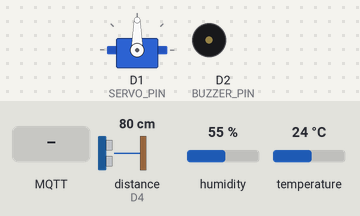
A sketch run on a simulated ESP8266 (NodeMCU). Shown: servo, buzzer (waves = sounding). Inputs (shaded band) come from the test bench; at power-on: distance to the obstacle (sensor on D4) 80 cm, humidity 55 %, temperature 24 °C. The echo pulse lasts 58.3 µs per cm; WiFi joins after 1.5 s; servers stay silent unless stated; no MQTT or app messages arrive unless stated; what the sketch prints to the serial monitor is not drawn.

Above: at 2.7 s.
2.8 s: MQTT message "KasiMakan" arrives on the first subscribed topic
At 5.4 s:
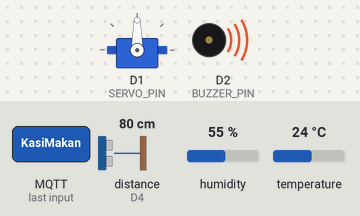
6.5 s: distance to the obstacle (sensor on D4) set to 13 cm
11.2 s: distance to the obstacle (sensor on D4) set to 10 cm
At 16.4 s:
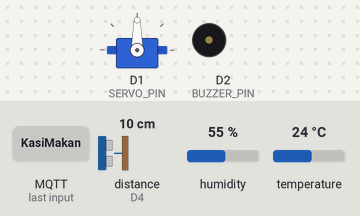
21.5 s: distance to the obstacle (sensor on D4) set to 18 cm
At 26.2 s:
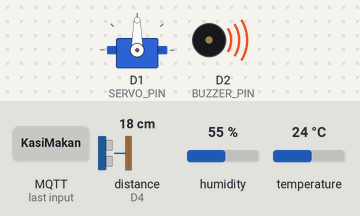
26.5 s: distance to the obstacle (sensor on D4) set to 9 cm
At 31.4 s:
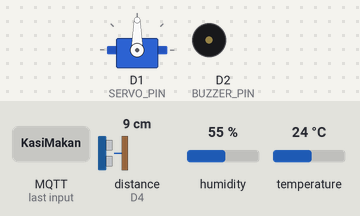
Timing chart, 0 to 32.9 s (numbered marks = the images above; inputs shaded):
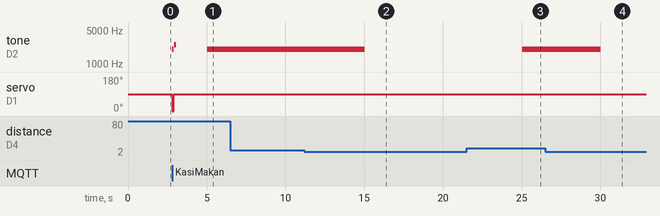

The sketch:

UAS_IOT_FINAL.ino
```cpp
#include <ESP8266WiFi.h>
#include <PubSubClient.h>
#include <Servo.h>
#include <Ultrasonic.h>
#include <DHT.h>

#define WIFI_SSID "nomz"
#define WIFI_PASSWORD "dimasarya"

#define MQTT_SERVER "broker.emqx.io"
#define MQTT_PORT 1883
#define MQTT_USER "dimas"
#define MQTT_PASSWORD "dimas"

WiFiClient espClient;
PubSubClient client(espClient);

#define SERVO_PIN D1
Servo servo;

#define BUZZER_PIN D2

#define TRIGGER_PIN D4
#define ECHO_PIN D4
Ultrasonic ultrasonic(TRIGGER_PIN, ECHO_PIN);

#define DHT_PIN D3
#define DHT_TYPE DHT11
DHT dht(DHT_PIN, DHT_TYPE);

unsigned long lastPublishTime = 0;
const long interval = 5000; // 5 detik

bool isBuzzerOn = false;

void callback(char* receivedTopic, byte* payload, unsigned int length) {
  String message;
  for (int i = 0; i < length; i++) {
    message += (char)payload[i];
  }

  Serial.print("Pesan diterima [");
  Serial.print(receivedTopic);
  Serial.print("]: ");
  Serial.println(message);

  if (strcmp(receivedTopic, "smartcatfeeder/feeds") == 0) {
    if (message.startsWith("KasiMakan")) {
      int pos = message.substring(9).toInt();
      if (pos >= 0 && pos <= 180) {
        tone(BUZZER_PIN, 3000, 3000);
        servo.write(pos);
        client.publish("smartcatfeeder/response", "Pakan telah dibuka");
        tone(BUZZER_PIN, 2000, 100);
        delay(100);
        servo.write(90);
        delay(50);
        client.publish("smartcatfeeder/response", "Pakan ditutup");
        tone(BUZZER_PIN, 2500, 100);
      } else {
        client.publish("smartcatfeeder/response", "Error !!!");
      }
    }
  }
}

void setup() {
  Serial.begin(115200);
  Serial.println();

  servo.attach(SERVO_PIN, 0, 2000);
  pinMode(BUZZER_PIN, OUTPUT);
  pinMode(TRIGGER_PIN, OUTPUT);
  pinMode(ECHO_PIN, INPUT);

  Serial.print("Menghubungkan ke WiFi SSID ");
  Serial.print(WIFI_SSID);
  WiFi.begin(WIFI_SSID, WIFI_PASSWORD);
  while (WiFi.status() != WL_CONNECTED) {
    Serial.print(".");
    delay(500);
  }
  Serial.print("\nWiFi terhubung. Alamat IP: ");
  Serial.println(WiFi.localIP());

  client.setServer(MQTT_SERVER, MQTT_PORT);
  client.setCallback(callback);

  while (!client.connected()) {
    Serial.print("Menghubungkan ke MQTT...");
    if (client.connect("ESP8266Client", MQTT_USER, MQTT_PASSWORD)) {
      Serial.println("terhubung");
      client.subscribe("smartcatfeeder/feeds");
    } else {
      Serial.print("gagal, rc=");
      Serial.print(client.state());
      delay(2000);
    }
  }

  dht.begin();
}

void loop() {
  if (!client.connected()) {
    while (!client.connected()) {
      Serial.print("Menghubungkan ke MQTT...");
      if (client.connect("ESP8266Client", MQTT_USER, MQTT_PASSWORD)) {
        Serial.println("terhubung");
        client.subscribe("smartcatfeeder/feeds");
      } else {
        Serial.print("gagal, rc=");
        Serial.print(client.state());
        delay(2000);
      }
    }
  }

  client.loop();

  unsigned long currentMillis = millis();
  if (currentMillis - lastPublishTime >= interval) {
    lastPublishTime = currentMillis;

    // Baca dan kirimkan suhu dan kelembapan
    float temperature = dht.readTemperature();
    float humidity = dht.readHumidity();
    if (!isnan(temperature) && !isnan(humidity)) {
      client.publish("smartcatfeeder/temperature", String(temperature).c_str());
      client.publish("smartcatfeeder/humidity", String(humidity).c_str());
      Serial.print("Temperature: ");
      Serial.println(temperature);
      Serial.print("Humidity: ");
      Serial.println(humidity);
    }

    // Baca dan kirimkan level pakan
    float distance_cm = ultrasonic.distanceRead(CM);
    String foodLevel;
    if (distance_cm >= 12) {
      foodLevel = "Habis";
      if (!isBuzzerOn) {
        tone(BUZZER_PIN, 2000);
        isBuzzerOn = true;
      }
    } else if (distance_cm < 12 && distance_cm >= 6) {
      foodLevel = "Setengah";
      if (isBuzzerOn) {
        noTone(BUZZER_PIN);
        isBuzzerOn = false;
      }
    } else {
      foodLevel = "Banyak";
      if (isBuzzerOn) {
        noTone(BUZZER_PIN);
        isBuzzerOn = false;
      }
    }
    client.publish("smartcatfeeder/foodlevel", foodLevel.c_str());
    Serial.print("Food Level: ");
    Serial.println(foodLevel);
  }
}
```

Measured:
- the behaviour switches between 12 and 11 cm on distance to the obstacle (sensor on D4) (found by bisection; images 1 and 2)
- after the input at 2.8 s, servo on D1 (SERVO_PIN): 90° → 0° at once, → 90° 0.10 s later
- after the input at 6.5 s, every drawn part: stays the same
- after the input at 11.2 s, tone on D2 (BUZZER_PIN): 2000 Hz → silent after 3.8 s
- after the input at 21.5 s, tone on D2 (BUZZER_PIN): silent → 2000 Hz after 3.5 s
- after the input at 26.5 s, tone on D2 (BUZZER_PIN): 2000 Hz → silent after 3.5 s
- by itself, tone on D2 (BUZZER_PIN): plays 2000 Hz for 0.10 s, 2500 Hz for 0.10 s, 2000 Hz for 1.5 s
